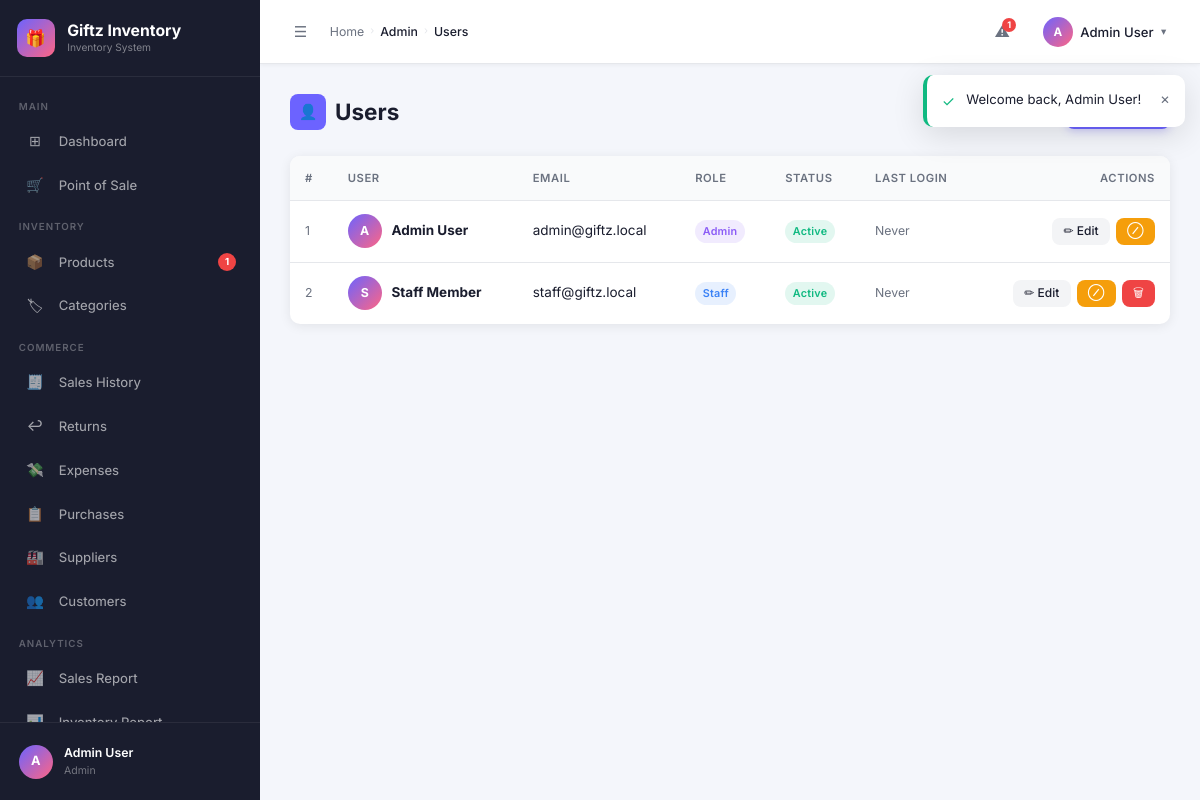
Screenshot of /users/index.php (signed in) with the database file from the repository.
### tables this page shows
CREATE TABLE `users` (
  `id`         INT UNSIGNED          NOT NULL AUTO_INCREMENT,
  `name`       VARCHAR(100)          NOT NULL,
  `email`      VARCHAR(150)          NOT NULL UNIQUE,
  `password`   VARCHAR(255)          NOT NULL,
  `role`       ENUM('admin','staff') NOT NULL DEFAULT 'staff',
  `status`     ENUM('active','inactive') NOT NULL DEFAULT 'active',
  `last_login` DATETIME              DEFAULT NULL,
  `created_at` DATETIME              NOT NULL DEFAULT CURRENT_TIMESTAMP,
  `updated_at` DATETIME              NOT NULL DEFAULT CURRENT_TIMESTAMP ON UPDATE CURRENT_TIMESTAMP,
  PRIMARY KEY (`id`)
);

### includes/db.php (called while the page is built, shortened)
<?php
function db(): PDO {
    static $pdo = null;
    if ($pdo === null) {
        $dsn = 'mysql:host=' . DB_HOST . ';dbname=' . DB_NAME . ';charset=' . DB_CHARSET;
        $options = [
            PDO::ATTR_ERRMODE            => PDO::ERRMODE_EXCEPTION,
            PDO::ATTR_DEFAULT_FETCH_MODE => PDO::FETCH_ASSOC,
            PDO::ATTR_EMULATE_PREPARES   => false,
        ];
        try {
            $pdo = new PDO($dsn, DB_USER, DB_PASS, $options);
        } catch (PDOException $e) {
            die('<div style="font-family:sans-serif;padding:2rem;color:#EF4444;background:#FEF2F2;border:1px solid #FECACA;border-radius:8px;margin:2rem auto;max-width:600px">
                <h2>Database Connection Failed</h2>
                <p>' . htmlspecialchars($e->getMessage()) . '</p>
                <p>Please ensure MySQL is running and the database <strong>' . DB_NAME . '</strong> exists.</p>
            </div>');
        }
    }
    return $pdo;
}

### includes/auth.php (called while the page is built, shortened)
<?php
require_once __DIR__ . '/db.php';
function currentUser(): array {
    return [
        'id'   => $_SESSION['user_id']   ?? 0,
        'name' => $_SESSION['user_name'] ?? 'Unknown',
        'role' => $_SESSION['user_role'] ?? 'staff',
    ];
}

### users/index.php (the view, shortened to what this page needs)
<?php
require_once dirname(__DIR__) . '/includes/db.php';
require_once dirname(__DIR__) . '/includes/auth.php';
require_once dirname(__DIR__) . '/includes/functions.php';
$pdo  = db();
$self = currentUser()['id'];
$users = $pdo->query('SELECT * FROM users ORDER BY role ASC, name ASC')->fetchAll();
$breadcrumbs = ['Admin' => '', 'Users' => ''];
require dirname(__DIR__) . '/includes/header.php';
?>
<div class="page-header">
    <h1 class="page-title"><span class="title-icon">👤</span> Users</h1>
    <a href="<?= BASE_URL ?>/users/add.php" class="btn btn-primary">+ Add User</a>
</div>
<div class="card">
    <div class="table-responsive">
        <table>
            <thead>
                <tr>
                    <th>#</th>
                    <th>User</th>
                    <th>Email</th>
                    <th>Role</th>
                    <th>Status</th>
                    <th>Last Login</th>
                    <th class="text-right">Actions</th>
                </tr>
            </thead>
            <tbody>
            <?php foreach ($users as $u): ?>
            <tr>
                <td class="text-muted fs-sm"><?= $u['id'] ?></td>
                <td>
                    <div style="display:flex;align-items:center;gap:.65rem">
                        <div style="width:34px;height:34px;border-radius:50%;background:linear-gradient(135deg,var(--accent),var(--secondary));display:grid;place-items:center;color:#fff;font-size:.82rem;font-weight:700;flex-shrink:0">
                            <?= strtoupper(substr($u['name'], 0, 1)) ?>
                        </div>
                        <strong><?= e($u['name']) ?></strong>
                    </div>
                </td>
                <td><?= e($u['email']) ?></td>
                <td><?= statusBadge($u['role']) ?></td>
                <td><?= statusBadge($u['status']) ?></td>
                <td class="text-muted fs-sm"><?= $u['last_login'] ? formatDateTime($u['last_login']) : 'Never' ?></td>
                <td class="text-right">
                    <div class="btn-group" style="justify-content:flex-end">
                        <a href="<?= BASE_URL ?>/users/add.php?id=<?= $u['id'] ?>" class="btn btn-sm btn-secondary">✏ Edit</a>
                        <form method="POST" style="display:inline"
                              onsubmit="return confirm('Toggle status for <?= e(addslashes($u['name'])) ?>?')">
                            <button type="submit" class="btn btn-sm btn-warning" title="Toggle status">
                                <?= $u['status'] === 'active' ? '⊘' : '✓' ?>
                            </button>
                        </form>
                        <?php if ($u['id'] !== $self): ?>
                        <form method="POST" style="display:inline"
                              onsubmit="return confirm('Delete user \'<?= e(addslashes($u['name'])) ?>\'? This cannot be undone.')">
                            <button type="submit" class="btn btn-sm btn-danger">🗑</button>
                        </form>
                        <?php endif; ?>
                    </div>
                </td>
            </tr>
            <?php endforeach; ?>
            </tbody>
        </table>
    </div>
</div>
<?php require dirname(__DIR__) . '/includes/footer.php'; ?>

### includes/header.php (shortened to what this page needs)
<?php
require_once __DIR__ . '/functions.php';
$user        = currentUser();
$lowStock    = getLowStockCount();
$flashMsgs   = getFlash();
$currentPath = $_SERVER['REQUEST_URI'];
function isActive(string $path): string {
    global $currentPath;
    return strpos($currentPath, $path) !== false ? 'active' : '';
}
$breadcrumbs   = $breadcrumbs   ?? [];
$bodyClass     = $bodyClass     ?? '';
?>
<!DOCTYPE html>
<html lang="en">
<head>
  <link rel="stylesheet" href="<?= BASE_URL ?>/assets/css/style.css">
  <link rel="stylesheet" href="<?= BASE_URL ?>/assets/css/sidebar.css">
</head>
<body class="<?= e($bodyClass) ?>">
<div class="layout">
<aside class="sidebar" id="sidebar">
  <a href="<?= BASE_URL ?>/dashboard.php" class="sidebar-brand">
    <div class="brand-icon">🎁</div>
    <div class="brand-text">
      <span class="brand-name"><?= APP_NAME ?></span>
      <span class="brand-sub">Inventory System</span>
    </div>
  </a>
  <nav class="sidebar-nav">
    <div class="nav-section-label">Main</div>
    <a href="<?= BASE_URL ?>/dashboard.php" class="nav-item <?= isActive('/dashboard') ?>">
      <span class="nav-icon">⊞</span>
      <span class="nav-label">Dashboard</span>
    </a>
    <a href="<?= BASE_URL ?>/sales/pos.php" class="nav-item <?= isActive('/sales/pos') ?>">
      <span class="nav-icon">🛒</span>
      <span class="nav-label">Point of Sale</span>
    </a>
    <div class="nav-section-label">Inventory</div>
    <a href="<?= BASE_URL ?>/products/index.php" class="nav-item <?= isActive('/products') ?>">
      <span class="nav-icon">📦</span>
      <span class="nav-label">Products</span>
      <?php if ($lowStock > 0): ?>
      <span class="nav-badge"><?= $lowStock ?></span>
      <?php endif; ?>
    </a>
    <a href="<?= BASE_URL ?>/categories/index.php" class="nav-item <?= isActive('/categories') ?>">
      <span class="nav-icon">🏷</span>
      <span class="nav-label">Categories</span>
    </a>
    <div class="nav-section-label">Commerce</div>
    <a href="<?= BASE_URL ?>/sales/index.php" class="nav-item <?= isActive('/sales/index') ?>">
      <span class="nav-icon">🧾</span>
      <span class="nav-label">Sales History</span>
    </a>
    <a href="<?= BASE_URL ?>/sales/returns.php" class="nav-item <?= isActive('/sales/returns') ?>">
      <span class="nav-icon">↩</span>
      <span class="nav-label">Returns</span>
    </a>
    <a href="<?= BASE_URL ?>/expenses/index.php" class="nav-item <?= isActive('/expenses') ?>">
      <span class="nav-icon">💸</span>
      <span class="nav-label">Expenses</span>
    </a>
    <a href="<?= BASE_URL ?>/purchases/index.php" class="nav-item <?= isActive('/purchases') ?>">
      <span class="nav-icon">📋</span>
      <span class="nav-label">Purchases</span>
    </a>
    <a href="<?= BASE_URL ?>/suppliers/index.php" class="nav-item <?= isActive('/suppliers') ?>">
      <span class="nav-icon">🏭</span>
      <span class="nav-label">Suppliers</span>
    </a>
    <a href="<?= BASE_URL ?>/customers/index.php" class="nav-item <?= isActive('/customers') ?>">
      <span class="nav-icon">👥</span>
      <span class="nav-label">Customers</span>
    </a>
    <div class="nav-section-label">Analytics</div>
    <a href="<?= BASE_URL ?>/reports/sales.php" class="nav-item <?= isActive('/reports/sales') ?>">
      <span class="nav-icon">📈</span>
      <span class="nav-label">Sales Report</span>
    </a>
    <a href="<?= BASE_URL ?>/reports/inventory.php" class="nav-item <?= isActive('/reports/inventory') ?>">
      <span class="nav-icon">📊</span>
      <span class="nav-label">Inventory Report</span>
    </a>
  </nav>
  <div class="sidebar-footer">
    <a href="<?= BASE_URL ?>/users/profile.php" class="sidebar-user">
      <div class="user-avatar"><?= strtoupper(substr($user['name'], 0, 1)) ?></div>
      <div class="user-info">
        <div class="user-name"><?= e($user['name']) ?></div>
        <div class="user-role"><?= e(ucfirst($user['role'])) ?></div>
      </div>
    </a>
  </div>
</aside>
<div class="main-content" id="mainContent">
  <header class="topbar">
    <div class="topbar-left">
      <button id="sidebarToggle" title="Toggle sidebar">☰</button>
      <nav class="breadcrumb">
        <a href="<?= BASE_URL ?>/dashboard.php">Home</a>
        <?php foreach ($breadcrumbs as $label => $url): ?>
          <span class="sep">›</span>
          <?php if ($url): ?>
            <a href="<?= e($url) ?>"><?= e($label) ?></a>
          <?php else: ?>
            <span class="current"><?= e($label) ?></span>
          <?php endif; ?>
        <?php endforeach; ?>
      </nav>
    </div>
    <div class="topbar-right">
      <?php if ($lowStock > 0): ?>
      <a href="<?= BASE_URL ?>/reports/inventory.php" class="topbar-btn" title="<?= $lowStock ?> low stock items">
        ⚠
        <span class="topbar-badge"><?= $lowStock ?></span>
      </a>
      <?php endif; ?>
      <div class="user-dropdown">
        <button class="user-dropdown-toggle">
          <div class="dropdown-avatar"><?= strtoupper(substr($user['name'], 0, 1)) ?></div>
          <span class="dropdown-name"><?= e($user['name']) ?></span>
          <span class="dropdown-caret">▾</span>
        </button>
      </div>
    </div>
  </header>
  <?php if (!empty($flashMsgs)): ?>
  <div class="flash-container">
    <?php foreach ($flashMsgs as $msg): ?>
    <?php
      $icons = ['success' => '✓', 'error' => '✕', 'warning' => '⚠', 'info' => 'ℹ'];
      $icon  = $icons[$msg['type']] ?? 'ℹ';
    ?>
    <div class="flash flash-<?= e($msg['type']) ?>">
      <span class="flash-icon"><?= $icon ?></span>
      <span class="flash-msg"><?= e($msg['message']) ?></span>
      <button class="flash-close" type="button">×</button>
    </div>
    <?php endforeach; ?>
  </div>
  <?php endif; ?>
  <div class="page-body">

### includes/functions.php (shortened to what this page needs)
<?php
require_once __DIR__ . '/db.php';
function getFlash(): array {
    $messages = $_SESSION['flash'] ?? [];
    return $messages;
}
function getLowStockCount(): int {
    $stmt = db()->query(
        'SELECT COUNT(*) FROM products WHERE stock_qty <= min_stock_level AND status = "active"'
    );
    return (int)$stmt->fetchColumn();
}
function e(string $str): string {
    return htmlspecialchars($str, ENT_QUOTES | ENT_SUBSTITUTE, 'UTF-8');
}
function statusBadge(string $status): string {
    $map = [
        'active'    => 'badge-success',
        'inactive'  => 'badge-secondary',
        'received'  => 'badge-success',
        'pending'   => 'badge-warning',
        'partial'   => 'badge-info',
        'cancelled' => 'badge-danger',
        'completed' => 'badge-success',
        'voided'    => 'badge-danger',
        'admin'     => 'badge-purple',
        'staff'     => 'badge-info',
    ];
    $class = $map[strtolower($status)] ?? 'badge-secondary';
    return '<span class="badge ' . $class . '">' . e(ucfirst($status)) . '</span>';
}

### assets/css/style.css (style rules this page uses)
:root { --sidebar-bg: #1A1D2E; --accent: #6C63FF; --accent-light: #8B85FF; --accent-dark: #5A52E0; --secondary: #FF6584; --body-bg: #F4F6FB; --card-bg: #FFFFFF; --text-primary: #1A1D2E; --text-muted: #6B7280; --border: #E5E7EB; --success: #10B981; --warning: #F59E0B; --danger: #EF4444; --info: #3B82F6; --purple: #8B5CF6; --radius: 10px; --shadow: 0 2px 12px rgba(0,0,0,.08); --shadow-lg: 0 8px 32px rgba(0,0,0,.12); --transition: .2s ease; --sidebar-w: 260px; --topbar-h: 64px; --font: 'Inter', system-ui, -apple-system, sans-serif; }
*, *::before, *::after { box-sizing: border-box; margin: 0; padding: 0; }
html { font-size: 15px; scroll-behavior: smooth; }
body { font-family: var(--font); background: var(--body-bg); color: var(--text-primary); min-height: 100vh; line-height: 1.6; }
a { color: var(--accent); text-decoration: none; transition: color var(--transition); }
button { cursor: pointer; font-family: inherit; }
.layout { display: flex; min-height: 100vh; }
.main-content { flex: 1; margin-left: var(--sidebar-w); display: flex; flex-direction: column; min-height: 100vh; transition: margin-left var(--transition); }
.page-body { padding: 2rem; flex: 1; }
.page-header { display: flex; align-items: center; justify-content: space-between; margin-bottom: 1.75rem; gap: 1rem; flex-wrap: wrap; }
.page-title { font-size: 1.5rem; font-weight: 700; color: var(--text-primary); display: flex; align-items: center; gap: .6rem; }
.page-title .title-icon { width: 36px; height: 36px; background: var(--accent); border-radius: 8px; display: grid; place-items: center; color: #fff; font-size: 1rem; flex-shrink: 0; }
.card { background: var(--card-bg); border-radius: var(--radius); box-shadow: var(--shadow); overflow: hidden; }
.table-responsive { overflow-x: auto; }
table { width: 100%; border-collapse: collapse; font-size: .9rem; }
thead th { padding: .85rem 1rem; text-align: left; font-size: .75rem; font-weight: 600; text-transform: uppercase; letter-spacing: .05em; color: var(--text-muted); background: #F9FAFB; border-bottom: 1px solid var(--border); white-space: nowrap; }
tbody td { padding: .9rem 1rem; border-bottom: 1px solid var(--border); vertical-align: middle; }
tbody tr:last-child td { border-bottom: none; }
.text-right { text-align: right; }
.text-muted { color: var(--text-muted); }
.badge { display: inline-flex; align-items: center; padding: .25em .7em; border-radius: 100px; font-size: .72rem; font-weight: 600; letter-spacing: .02em; white-space: nowrap; }
.badge-success { background: rgba(16,185,129,.12); color: var(--success); }
.badge-info { background: rgba(59,130,246,.12); color: var(--info); }
.badge-purple { background: rgba(139,92,246,.12); color: var(--purple); }
.btn { display: inline-flex; align-items: center; gap: .45rem; padding: .55rem 1.1rem; border-radius: 8px; font-size: .875rem; font-weight: 500; border: none; transition: all var(--transition); white-space: nowrap; line-height: 1.4; cursor: pointer; }
.btn-sm { padding: .35rem .75rem; font-size: .8rem; }
.btn-primary { background: var(--accent); color: #fff; box-shadow: 0 2px 8px rgba(108,99,255,.3); }
.btn-secondary { background: #F3F4F6; color: var(--text-primary); }
.btn-danger { background: var(--danger); color: #fff; }
.btn-warning { background: var(--warning); color: #fff; }
.btn-group { display: flex; gap: .4rem; }
.flash-container { position: fixed; top: calc(var(--topbar-h) + .75rem); right: 1rem; z-index: 9999; display: flex; flex-direction: column; gap: .5rem; max-width: 380px; }
.flash { display: flex; align-items: flex-start; gap: .75rem; padding: .9rem 1rem; border-radius: var(--radius); box-shadow: var(--shadow-lg); animation: slideIn .25s ease; background: var(--card-bg); border-left: 4px solid transparent; }
.flash-success { border-left-color: var(--success); }
.flash-icon { font-size: 1rem; margin-top: .05rem; flex-shrink: 0; }
.flash-success .flash-icon { color: var(--success); }
.flash-msg { font-size: .875rem; flex: 1; }
.flash-close { background: none; border: none; color: var(--text-muted); font-size: 1rem; padding: 0; margin-left: .5rem; cursor: pointer; flex-shrink: 0; }
.fs-sm { font-size: .82rem; }

### rows the page displays
users: name "A", name "Admin User", role "Admin", id "1", email "admin@giftz.local", role "Admin Active", shows "Never"
users: id "2", name "S", name "Staff Member", email "staff@giftz.local", role "Staff Active", shows "Never"

### other values shown
APP_NAME "Giftz Inventory"
$lowStock "1"
$label "Admin"
$label "Users"
$icon "✓"
$msg['message'] "Welcome back, Admin User!"
